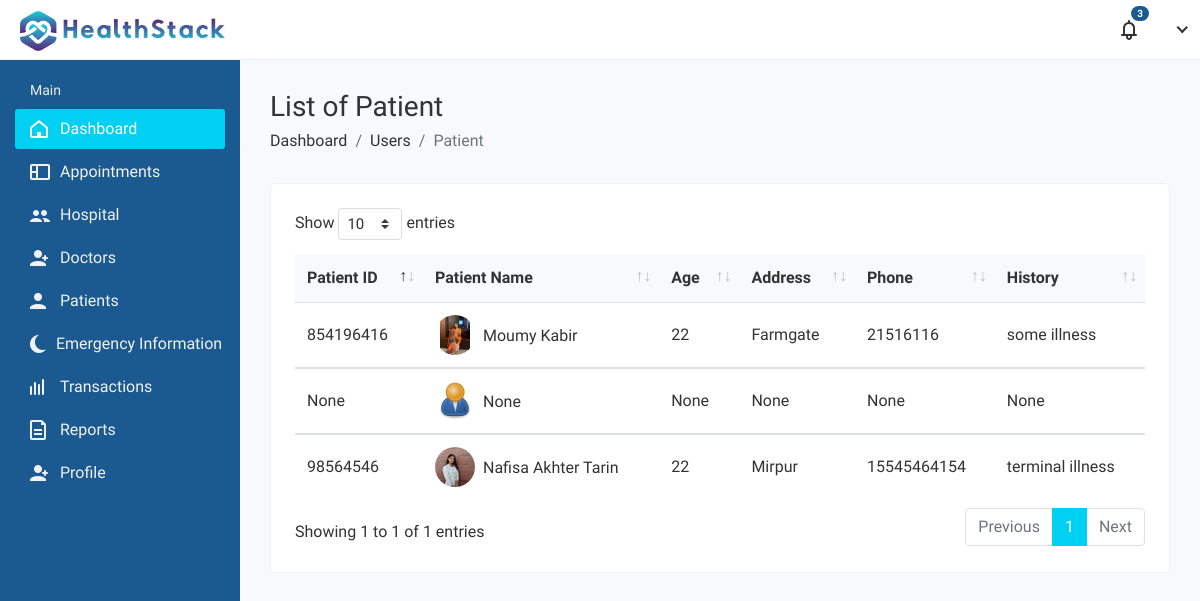
Before: /hospital_admin/patient-list/ with the older database file.
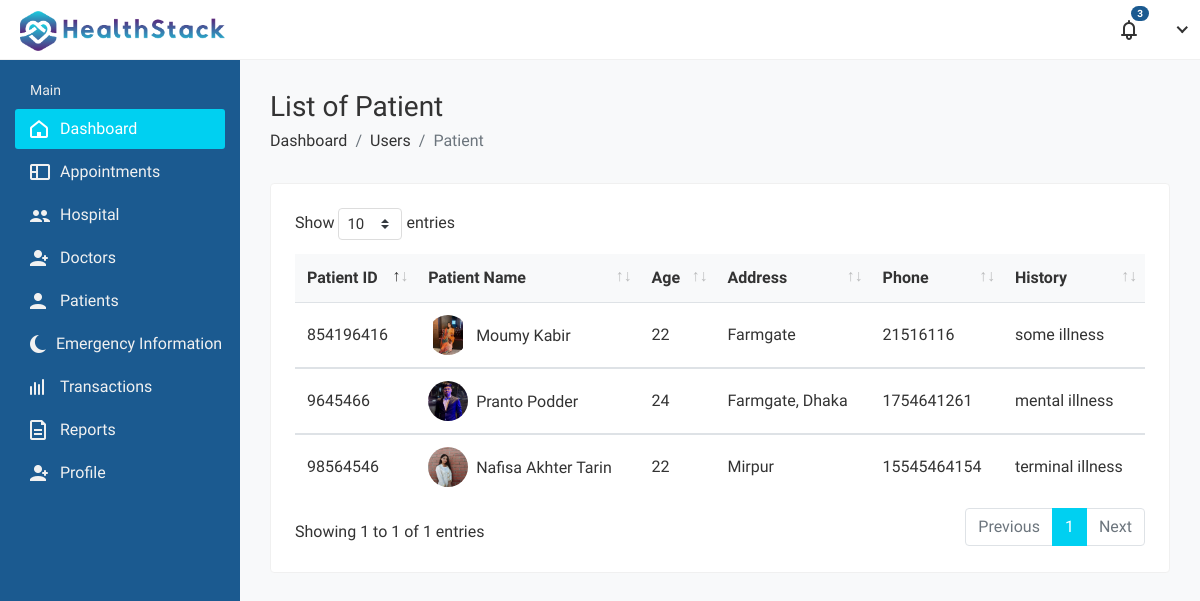
After: the same page with the newer database file.
### hospital/models.py (models this page shows, shortened)
class Patient(models.Model):
    patient_id = models.AutoField(primary_key=True)
    user = models.OneToOneField(
        User, on_delete=models.CASCADE, null=True, blank=True, related_name='patient')
    name = models.CharField(max_length=200, null=True, blank=True)
    username = models.CharField(max_length=200, null=True, blank=True)
    age = models.IntegerField(null=True, blank=True)
    email = models.EmailField(max_length=200, null=True, blank=True)
    phone_number = models.IntegerField(null=True, blank=True)
    address = models.CharField(max_length=200, null=True, blank=True)
    featured_image = models.ImageField(
        upload_to='patients/', default='patients/user-default.png', null=True, blank=True)
    blood_group = models.CharField(
        max_length=200, null=True, blank=True)
    history = models.CharField(max_length=200, null=True, blank=True)
    dob = models.DateField(null=True, blank=True)
    nid = models.CharField(max_length=200, null=True, blank=True)

### hospital_admin/views.py (the view)
# urls.py: path('patient-list/',views.patient_list, name='patient-list'),
def patient_list(request):
    patients = Patient.objects.all()
    return render(request, 'hospital_admin/patient-list.html', {'all': patients})

### templates/hospital_admin/patient-list.html (shortened to what this page needs)
{%load static%}
<!DOCTYPE html>
<html lang="en">
<head>
        <link rel="stylesheet" href="{% static 'HealthStack-System/css/admin/bootstrap.min.css'%}">
        <link rel="stylesheet" href="{% static 'HealthStack-System/css/admin/font-awesome.min.css'%}">
        <link rel="stylesheet" href="{% static 'HealthStack-System/admin_assets/css/feathericon.min.css'%}">
		<link rel="stylesheet" href="{% static 'HealthStack-System/plugins/admin/datatables/datatables.min.css'%}">
        <link rel="stylesheet" href="{% static 'HealthStack-System/css/admin/style.css'%}">
    </head>
    <body>
        <div class="main-wrapper">
            <div class="header">
				<div class="main-wrapper">
					<header class="header">{% include 'hospital_admin/hospital-admin-navbar.html' %}</header>
			<aside class="sidebar" id="sidebar">
				{% include 'hospital_admin/hospital-admin-sidebar.html' %} </aside>
            <div class="page-wrapper">
                <div class="content container-fluid">
					<div class="page-header">
						<div class="row">
							<div class="col-sm-12">
								<h3 class="page-title">List of Patient</h3>
								<ul class="breadcrumb">
									<li class="breadcrumb-item"><a href="index.html">Dashboard</a></li>
									<li class="breadcrumb-item"><a href="javascript:(0);">Users</a></li>
									<li class="breadcrumb-item active">Patient</li>
								</ul>
							</div>
						</div>
					</div>
					<div class="row">
						<div class="col-sm-12">
							<div class="card">
								<div class="card-body">
									<div class="table-responsive">
										<div class="table-responsive">
										<table class="datatable table table-hover table-center mb-0">
											<thead>
												<tr>
													<th>Patient ID</th>
													<th>Patient Name</th>
													<th>Age</th>
													<th>Address</th>
													<th>Phone</th>
													<th>History</th>
												</tr>
											</thead>
											<tbody>
												{%for patient in all%}
												<tr>
													<td>{{patient.nid}}</td>
													<td>
														<h2 class="table-avatar">
															<a href="profile.html" class="avatar avatar-sm mr-2"><img class="avatar-img rounded-circle" src="{{patient.featured_image.url}}" alt="User Image"></a>
															<a href="profile.html">{{patient.name}} </a>
														</h2>
													</td>
													<td>{{patient.age}}</td>
													<td>{{patient.address}}</td>
													<td>{{patient.phone_number}}</td>
													<td>{{patient.history}}</td>
												</tr>
											</tbody>
											{% endfor %}
										</table>
									</div>
									</div>
								</div>
							</div>
						</div>
					</div>
				</div>
			</div>
        </div>
    </body>
</html>

Changed rows visible on the page:
changed Patient: nid "None" → "9645466"; featured_image: picture added in place of a placeholder; name "None" → "Pranto Podder"; age "None" → "24"; address "None" → "Farmgate, Dhaka"; phone_number "None" → "1754641261"; history "None" → "mental illness"
